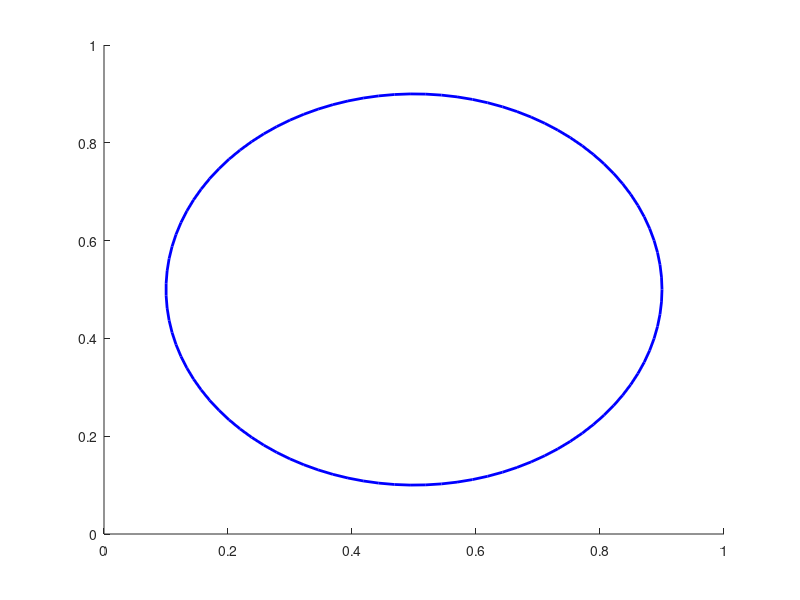

MATLAB code for this plot: (Note: this script raises an error after producing the figure.)
clear;

r = .4 ;
c = [.5, .5];

% visualise circle
figure(1)
clf
viscircles(c,r, 'Color', 'blue') ;
axis([0,1,0,1]) ;
hold on; % start overlaying plots

rep =1 ;

tic
for i=1:rep
    % draw random samples 
    N = 1000 ; 
    x = rand(N,2) ;
    % scatter(x(:,1), x(:,2))
    
    % check how many lie inside the circle
    dxc = vecnorm((x-c)');
    inside = find(dxc<r) ;
    n = length(inside) ;
    
    % estimate pi
    estPi(i) = n/N*1/r^2 ; 
end
toc
mean(estPi)


hold off; % end overlaying plots

histogram(estPi)









































%%










clear;

r = .4 ;
c = [.5, .5];

clf
figure(1)
viscircles(c,r, 'Color', 'blue') ;
axis([0,1,0,1]) ;
hold on; 

N = 10000 ;
rep = 10000; 


for i=1:rep
    
    x = rand(N,2) ;
    dxc = vecnorm((x-c)'); 
    inside = find(dxc<=r) ;
    ninside = length(inside) ;
    estArea = ninside/N ;
    
    estPi(i) = estArea/r^2 ;
    % scatter(x(:,1), x(:,2))
end

figure(2)
histogram(estPi, 100) ;

mean(estPi)

